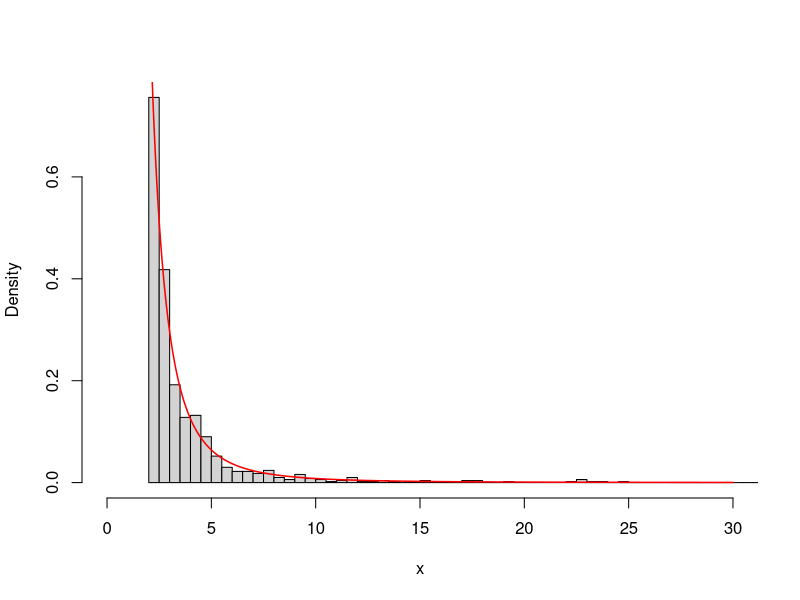
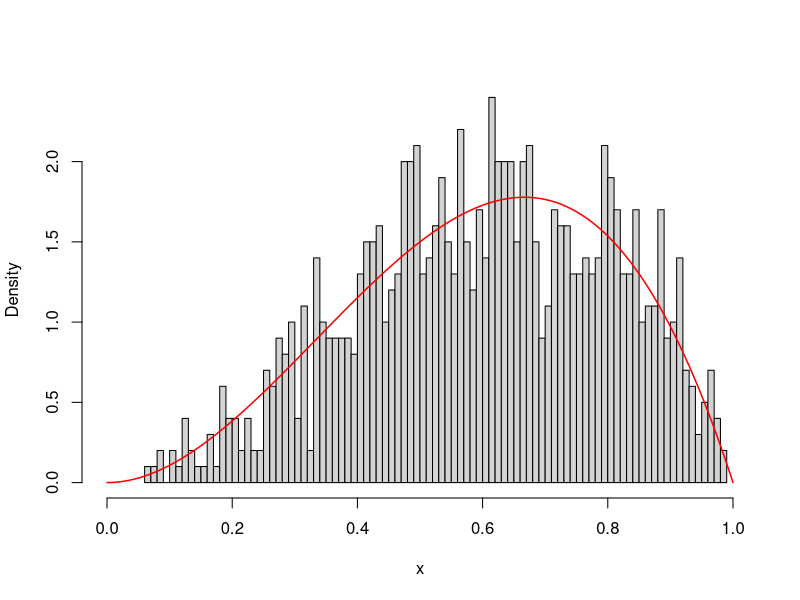
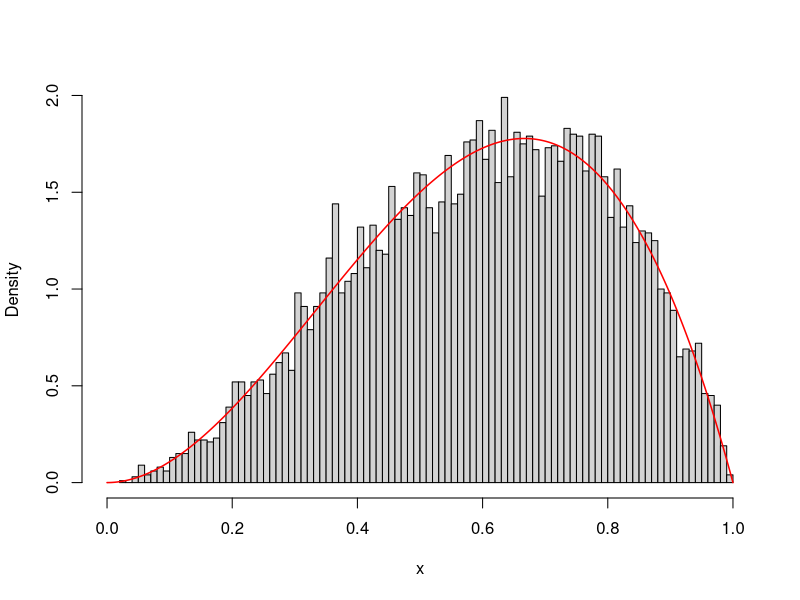
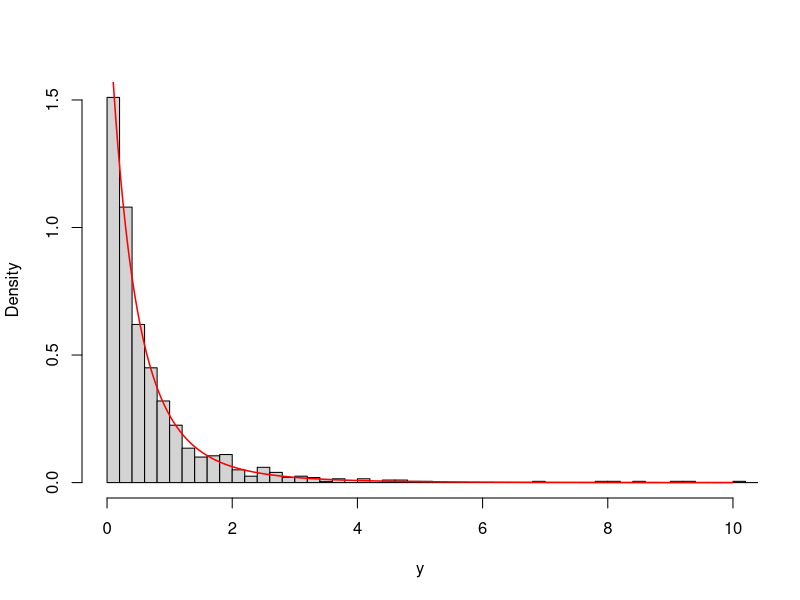
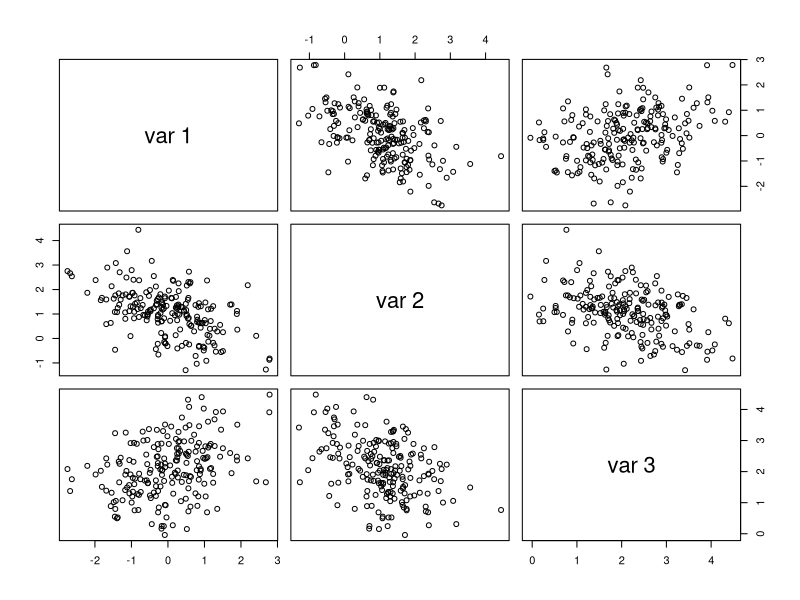

Reproduce these figures in R, in order.
## ---- chunk 1
knitr::opts_chunk$set(echo = TRUE)
## ---- chunk 2
n <- 1000
u <- runif(n)
x <- 2/u^(1/2)
hist(x, prob = TRUE, breaks = 300, xlim = c(0,30), main = "")
y <- seq(2, 30, length.out = n)
lines(y, 8/y^3, lwd=1.5, col="red")
## ---- chunk 3
n <- 1000
u <- runif(n)
x <- as.integer(u>0.1) + as.integer(u>0.3) + as.integer(u>0.5) + as.integer(u>0.7)
p <- c(.1, .2, .2, .2, .3)
y <- sample(c(0,1,2,3,4), size = n, replace = TRUE, prob = p)
round(rbind(table(x)/n, table(y)/n, p), 3)
## ---- chunk 4
nBetaAR <- function(n, a, b){
  k <- 0 #counter for accepted
  y <- numeric(n)
  c <- beta(a, b)
  while (k < n){
    u <- runif(1)
    x <- runif(1) #random variate from g
    if (x^(a-1) * (1-x)^(b-1) > u){
      #we accept x
      k <- k + 1
      y[k] <- x
    }
  }
  return (y)
}
## ---- chunk 5
n <- 1000
x <- nBetaAR(n, 3, 2)
hist(x, prob = TRUE, breaks = 100, main = "", xlim = c(0, 1))
y <- seq(0, 1, length.out = n)
lines(y, y^2*(1-y)/beta(3,2), lwd=1.5, col="red")
## ---- chunk 6
n <- 10000
x <- nBetaAR(n, 3, 2)
hist(x, prob = TRUE, breaks = 100, main = "", xlim = c(0, 1))
y <- seq(0, 1, length.out = n)
lines(y, y^2*(1-y)/beta(3,2), lwd=1.5, col="red")
## ---- chunk 7
n <- 1000
r <- 4
beta <- 2
lambda <- rgamma(n, r, beta)
y <- rexp(n, lambda)
## ---- chunk 8
hist(y, prob = TRUE, breaks = 100, main = "", xlim = c(0, 10))
yy <- seq(0, 10, length.out = n)
lines(yy, 64/(2+yy)^5, lwd=1.5, col="red")
## ---- chunk 9
n <- 200
mu <- c(0, 1, 2)
Sigma <- matrix(c(1, -.5, .5, -.5, 1, -.5, .5, -.5, 1), nrow = 3, ncol = 3)
rmvn.Choleski <-
  function(n, mu, Sigma) {
    # generate n random vectors from MVN(mu, Sigma)
    # dimension is inferred from mu and Sigma
    d <- length(mu)
    Q <- chol(Sigma) # Choleski factorization of Sigma
    Z <- matrix(rnorm(n*d), nrow=n, ncol=d)
    X <- Z %*% Q + matrix(mu, n, d, byrow=TRUE)
    X
  }
# generate the sample
X <- rmvn.Choleski(n, mu, Sigma)
pairs(X)
cor(X)
